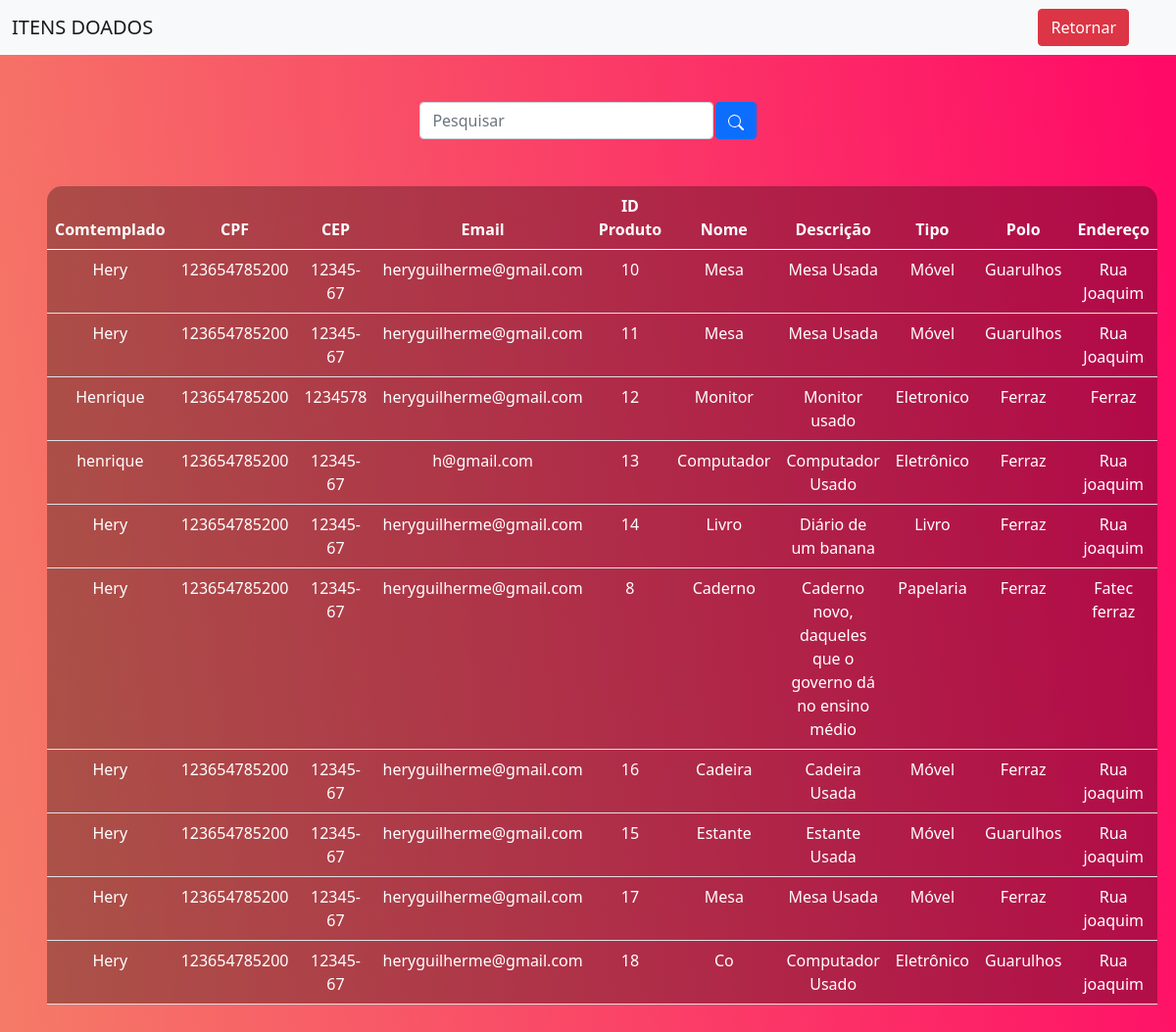
The app's page /funcionario/sistemaD.php with its own data.
### tables this page shows
CREATE TABLE `itemDoado` (
  `id` int(10) NOT NULL,
  `user_nome` varchar(200) NOT NULL,
  `sobre` varchar(200) NOT NULL,
  `cpf` varchar(200) NOT NULL,
  `rua` varchar(200) NOT NULL,
  `numero` varchar(200) NOT NULL,
  `bairro` varchar(200) NOT NULL,
  `user_estado` varchar(200) NOT NULL,
  `cidade` varchar(200) NOT NULL,
  `cep` varchar(200) NOT NULL,
  `email` varchar(200) NOT NULL,
  `idproduto` int(10) NOT NULL,
  `produtoname` varchar(200) NOT NULL,
  `descricao` varchar(200) NOT NULL,
  `tipo` varchar(200) NOT NULL,
  `polo` varchar(200) NOT NULL,
  `eProduct` varchar(200) NOT NULL,
  `status` tinyint(10) DEFAULT NULL
);

### funcionario/sistemaD.php (the view, shortened to what this page needs)
<!DOCTYPE html>
<html lang="en">
<head>
    <link href="https://cdn.jsdelivr.net/npm/bootstrap@5.0.2/dist/css/bootstrap.min.css" rel="stylesheet">
</head>
<body>
<nav class="navbar navbar-expand-lg navbar-light bg-light">
        <div class="container-fluid">
            <a class="navbar-brand" href="#">ITENS DOADOS</a>
        </div>
        <div class="d-flex">
            <a href="sistema.php" class="btn btn-danger me-5">Retornar</a>
        </div>
    </nav>
    <br>
    <br>
    <div class="box-search">
        <input type="search" class="form-control w-25" placeholder="Pesquisar" id="pesquisar">
        <button onclick="searchData()" class="btn btn-primary">
        </button>
    </div>
    <div class="m-5">
        <table class="table text-white table-bg">
            <thead>
                <tr>
                    <th scope="col">Comtemplado</th>
                    <th scope="col">CPF</th>
                    <th scope="col">CEP</th>
                    <th scope="col">Email</th>
                    <th scope="col">ID Produto</th>
                    <th scope="col">Nome</th>
                    <th scope="col">Descrição</th>
                    <th scope="col">Tipo</th>
                    <th scope="col">Polo</th>
                    <th scope="col">Endereço</th>
                </tr>
            </thead>
            <tbody>
                <?php
                include_once "conexaoP.php";
                $sqlSelect = "SELECT * FROM itemDoado";
                $resultado = mysqli_query($conn,$sqlSelect) or die("Erro ao retornar dados");
                 while ($registro = mysqli_fetch_array($resultado))
                {
                $comtemplado = $registro['user_nome'];
                $cpf = $registro['cpf'];
                $cep = $registro['cep'];
                $email = $registro['email'];
                $id = $registro['idproduto'];
                $nome = $registro['produtoname'];
                $descricao = $registro['descricao'];
                $tipo = $registro['tipo'];
                $polo = $registro['polo'];
                $endereco = $registro['eProduct'];
                echo "<tr>";
                echo "<td>".$comtemplado."</td>";
                echo "<td>".$cpf."</td>";
                echo "<td>".$cep."</td>";
                echo "<td>".$email."</td>";
                echo "<td>".$id."</td>";
                echo "<td>".$nome."</td>";
                echo "<td>".$descricao."</td>";
                echo "<td>".$tipo."</td>";
                echo "<td>".$polo."</td>";
                echo "<td>".$endereco."</td>";
                echo "</tr>";
 }
                    ?>
            </tbody>
        </table>
        </div>
    <br/>
</body>
</html>

### funcionario/sistemaD.php (style rules this page uses)
body { background: linear-gradient(263.42deg, #FF0A67 1.87%, #F57B67 100%); color: white; text-align: center; }
.table-bg { background: rgba(0, 0, 0, 0.3); border-radius: 15px 15px 0 0; }
.box-search { display: flex; justify-content: center; gap: .1%; }

### records on screen
itemdoado: user_nome "Hery", cpf "123654785200", cep "12345-67", email "heryguilherme@gmail.com", idproduto "10", produtoname "Mesa", descricao "Mesa Usada", tipo "Móvel", polo "Guarulhos", eProduct "Rua Joaquim"
itemdoado: user_nome "Hery", cpf "123654785200", cep "12345-67", email "heryguilherme@gmail.com", idproduto "11", produtoname "Mesa", descricao "Mesa Usada", tipo "Móvel", polo "Guarulhos", eProduct "Rua Joaquim"
itemdoado: user_nome "Henrique", cpf "123654785200", cep "1234578", email "heryguilherme@gmail.com", idproduto "12", produtoname "Monitor", descricao "Monitor usado", tipo "Eletronico", polo "Ferraz", eProduct "Ferraz"
itemdoado: user_nome "henrique", cpf "123654785200", cep "12345-67", email "h@gmail.com", idproduto "13", produtoname "Computador", descricao "Computador Usado", tipo "Eletrônico", polo "Ferraz", eProduct "Rua joaquim"
itemdoado: user_nome "Hery", cpf "123654785200", cep "12345-67", email "heryguilherme@gmail.com", idproduto "14", produtoname "Livro", descricao "Diário de um banana", tipo "Livro", polo "Ferraz", eProduct "Rua joaquim"
itemdoado: user_nome "Hery", cpf "123654785200", cep "12345-67", email "heryguilherme@gmail.com", idproduto "8", produtoname "Caderno", descricao "Caderno novo, daqueles que o governo dá no ensino médio", tipo "Papelaria", polo "Ferraz", eProduct "Fatec ferraz"
itemdoado: user_nome "Hery", cpf "123654785200", cep "12345-67", email "heryguilherme@gmail.com", idproduto "16", produtoname "Cadeira", descricao "Cadeira Usada", tipo "Móvel", polo "Ferraz", eProduct "Rua joaquim"
itemdoado: user_nome "Hery", cpf "123654785200", cep "12345-67", email "heryguilherme@gmail.com", idproduto "15", produtoname "Estante", descricao "Estante Usada", tipo "Móvel", polo "Guarulhos", eProduct "Rua joaquim"
itemdoado: user_nome "Hery", cpf "123654785200", cep "12345-67", email "heryguilherme@gmail.com", idproduto "17", produtoname "Mesa", descricao "Mesa Usada", tipo "Móvel", polo "Ferraz", eProduct "Rua joaquim"
itemdoado: user_nome "Hery", cpf "123654785200", cep "12345-67", email "heryguilherme@gmail.com", idproduto "18", produtoname "Co", descricao "Computador Usado", tipo "Eletrônico", polo "Guarulhos", eProduct "Rua joaquim"
